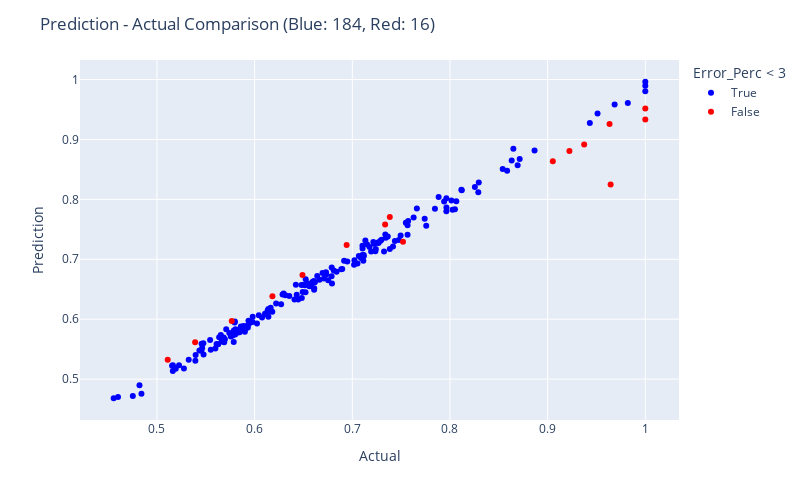

Notebook source saved alongside this figure:
### Code cell
fig = px.scatter(res, x="Actual", y="Prediction", color = "Error_Perc < 3", color_discrete_map= {True:"blue", False: "red"},
                 hover_data=["Actual", "Prediction", "Error_Perc"])

fig.update_layout(
    autosize=False,
    width=800,
    height=500,
    title_text=f"Prediction - Actual Comparison (Blue: {blue}, Red: {red})",
)

fig.show()

### Figure 1 — Plotly figure (JSON) as saved in the notebook; plotly's stock layout.template omitted (floating-point values rounded to 4 significant figures; data arrays with more than 128 entries replaced by an {"elided": "..."} marker saying what was removed)
{"data": [{"customdata": {"elided": "184x1 float values"}, "hovertemplate": "Error_Perc < 3=True<br>Actual=%{x}<br>Prediction=%{y}<br>Error_Perc=%{customdata[0]}<extra></extra>", "legendgroup": "True", "marker": {"color": "blue", "symbol": "circle"}, "mode": "markers", "name": "True", "orientation": "v", "showlegend": true, "type": "scatter", "x": {"elided": "184 float values"}, "xaxis": "x", "y": {"elided": "184 float values"}, "yaxis": "y"}, {"customdata": [[-3.885], [-4.604], [4.139], [-3.023], [-4.893], [3.341], [4.148], [3.792], [4.354], [4.276], [-14.48], [3.497], [-6.666], [-4.519], [-4.807], [3.265]], "hovertemplate": "Error_Perc < 3=False<br>Actual=%{x}<br>Prediction=%{y}<br>Error_Perc=%{customdata[0]}<extra></extra>", "legendgroup": "False", "marker": {"color": "red", "symbol": "circle"}, "mode": "markers", "name": "False", "orientation": "v", "showlegend": true, "type": "scatter", "x": [0.9634, 0.9053, 0.511, 0.7519, 0.9374, 0.7336, 0.5391, 0.649, 0.7384, 0.6942, 0.9645, 0.5766, 1, 0.9223, 1, 0.6182], "xaxis": "x", "y": [0.9259, 0.8636, 0.5322, 0.7292, 0.8916, 0.7581, 0.5615, 0.6736, 0.7705, 0.7239, 0.8248, 0.5968, 0.9333, 0.8806, 0.9519, 0.6384], "yaxis": "y"}], "layout": {"autosize": false, "height": 500, "legend": {"title": {"text": "Error_Perc < 3"}, "tracegroupgap": 0}, "margin": {"t": 60}, "title": {"text": "Prediction - Actual Comparison (Blue: 184, Red: 16)"}, "width": 800, "xaxis": {"anchor": "y", "autorange": true, "domain": [0, 1], "range": [0.4211, 1.035], "title": {"text": "Actual"}, "type": "linear"}, "yaxis": {"anchor": "x", "autorange": true, "domain": [0, 1], "range": [0.4317, 1.033], "title": {"text": "Prediction"}, "type": "linear"}}}
